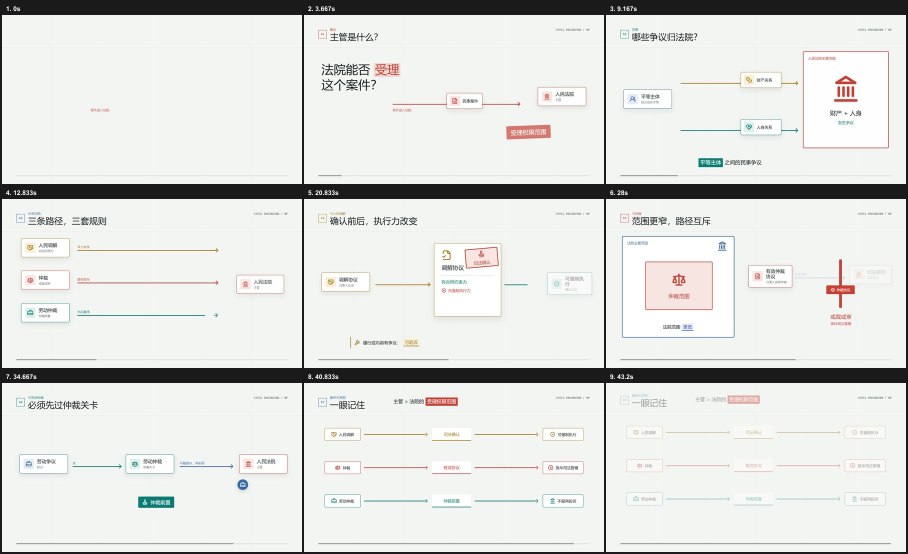
#> input picture examples/legal-jurisdiction-animation/hyperframes/snapshots/contact-sheet-1.jpg, 1816 x 1108 px (shown at 1/2 size)
$ python -i perceptual_calibration.py   (imports and definitions only)
#> lines starting #> are read from the running program, lines starting #| are printed output that depends on the picture
#> further down, picture is the input picture: PIL image 1816x1108 RGB; mean R, G, B 220.8, 221.9, 219.3
from __future__ import annotations

from collections.abc import Callable, Iterator
from dataclasses import dataclass
from datetime import datetime, timezone
import io
import json
from pathlib import Path
import sqlite3
from uuid import uuid4

import numpy as np
from PIL import Image, ImageDraw

from .contracts import PerceptualCalibrationResult
from .pages import load_sampled_work
from .perceptual_recovery import (
    ENCODER,
    PREPROCESS,
    enqueue_existing_perceptual_reviews,
    ordered_page_consensus,
)


CALIBRATION_METHOD = "synthetic-jpeg-crop-watermark/cross-work-nearest-v1"
MIN_CALIBRATION_WORKS = 12
MIN_POSITIVE_SAMPLES = MIN_CALIBRATION_WORKS * 3
MIN_NEGATIVE_SAMPLES = 50
MIN_POSITIVE_RECALL = 0.9
SAFETY_MARGIN = 0.01


@dataclass(frozen=True, slots=True)
class PerceptualCalibrationProgress:
    completed: int
    total: int
    path: str
    succeeded: bool


@dataclass(frozen=True, slots=True)
class ThresholdDecision:
    accepted: bool
    threshold: float | None
    positive_recall: float | None
    negative_ceiling: float | None
    reasons: tuple[str, ...]


# [232 lines left out: functions select_calibrated_threshold, calibrate_perceptual_recovery_steps, calibration_variants, _eligible_works, _eligible_work_count, _page_matrices and 2 more, not called in this run]


def _crop_and_restore(image: Image.Image) -> Image.Image:
    source = image.convert("RGB")
    inset_x = max(1, round(source.width * 0.04))
#> inset_x = 73
    inset_y = max(1, round(source.height * 0.04))
#> inset_y = 44
    cropped = source.crop((inset_x, inset_y, source.width - inset_x, source.height - inset_y))
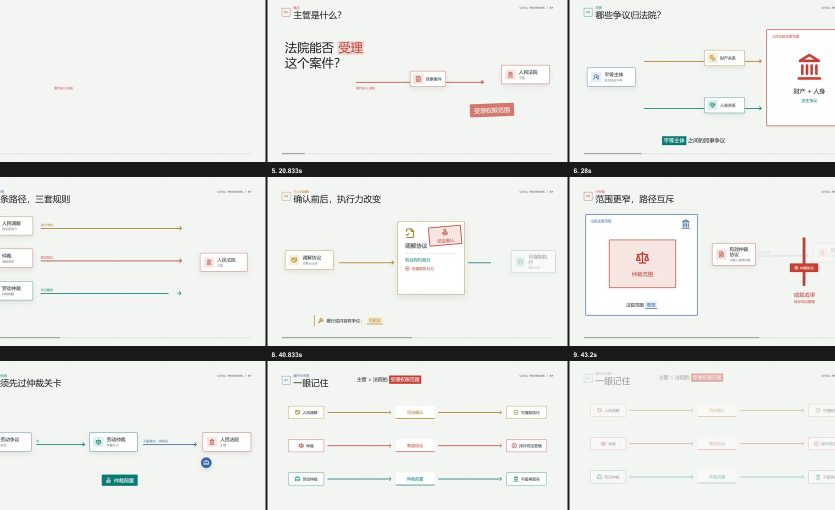
#> cropped: PIL image 1670x1020 RGB (shown at 1/2 size); mean R, G, B 227, 228.1, 225.3
    return cropped.resize(source.size, Image.Resampling.BICUBIC)


# [21 lines left out: functions _watermark_band, _mark_interrupted_run, not called in this run]

>>> from PIL import Image
>>> picture = Image.open('../../../../../../examples/legal-jurisdiction-animation/hyperframes/snapshots/contact-sheet-1.jpg')
>>> result = _crop_and_restore(picture)

$ run again, on examples/legal-jurisdiction-animation/hyperframes/snapshots/contact-sheet-2.jpg
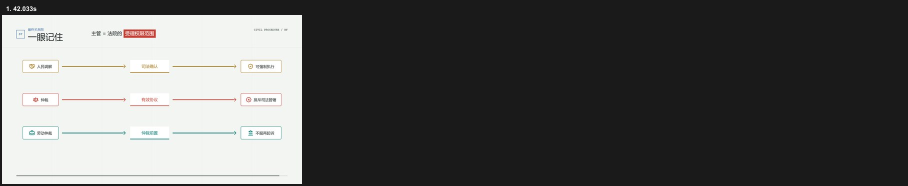
#> input picture examples/legal-jurisdiction-animation/hyperframes/snapshots/contact-sheet-2.jpg, 1816 x 372 px (shown at 1/2 size)
#> picture is the input picture: PIL image 1816x372 RGB; mean R, G, B 90.3, 90.7, 89.7
#> in _crop_and_restore, `cropped = source.crop((inset_x, inset_y, source.width - inset_x, sourc..`:
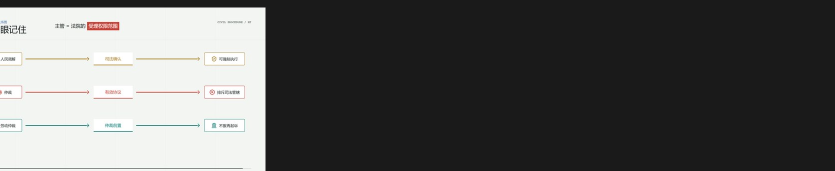
#> cropped: PIL image 1670x342 RGB (shown at 1/2 size); mean R, G, B 91, 91.3, 90.3
